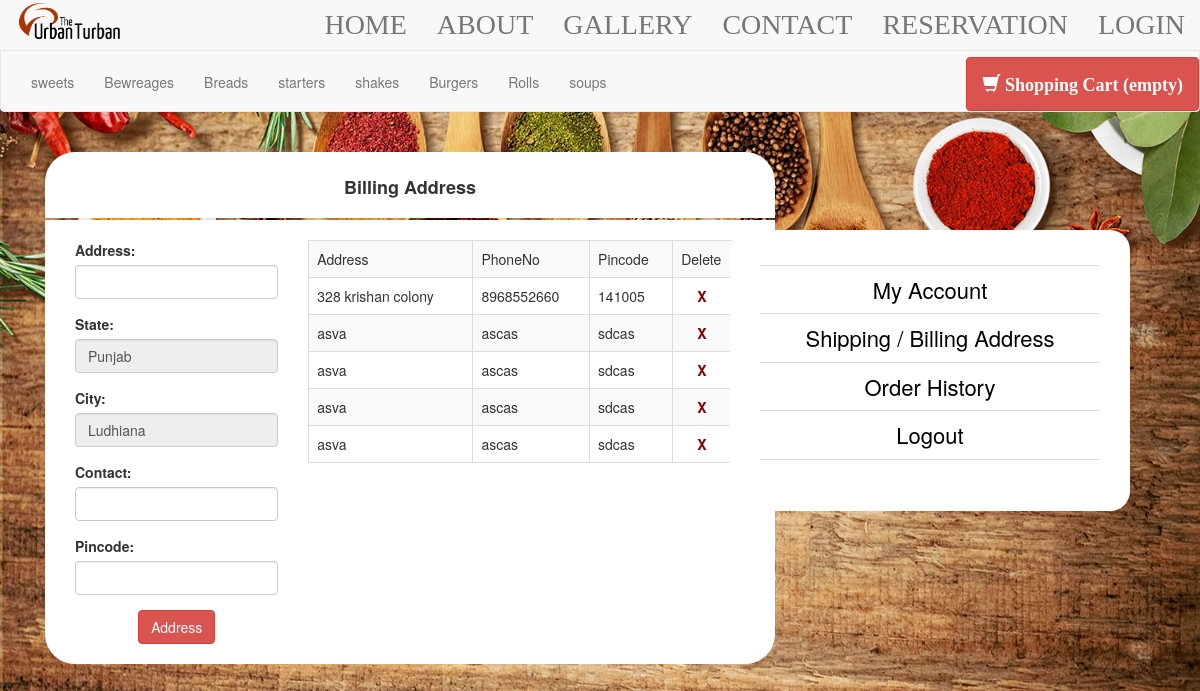
The page /billingad.php on the database its author committed.
### tables this page shows
CREATE TABLE `category` (
  `id` int(11) NOT NULL,
  `category` varchar(100) NOT NULL
);

CREATE TABLE `address` (
  `id` int(11) NOT NULL,
  `address` varchar(100) NOT NULL,
  `state` varchar(100) NOT NULL,
  `city` varchar(100) NOT NULL,
  `phone` varchar(100) NOT NULL,
  `pincode` varchar(100) NOT NULL,
  `uid` varchar(100) NOT NULL
);

### billingad.php (the view, shortened to what this page needs)
<?php
$user=$_SESSION['user'];
include 'connect.php';
?>
<!DOCTYPE html>
<html>
<head>
 	<link rel="stylesheet" href="css/bootstrap.css"/>
<link rel="stylesheet" href="css/bootstrap.min.css"/>
 </head>
 <body style="background-image: url('img/1.jpg'); background-size: 100%; background-attachment: fixed;">
<?php
include 'header.php';
?>
<br>
 	<div class="container">
	 	<div class="col-lg-8 card">
	 		<div class="col-lg-12 card1" style="">
	 			<div class="col-lg-12" style="margin-top: 5px; padding: 10px;">
		 			<center><h4><b>Billing Address</b></h4></center>
		 		</div>
		 	</div>
		 <div class="col-lg-12 card11">
		 		<div class="col-lg-4 card111">
		 			<br>
        <form accept="" method="post">
          <div class="form-group">
                <label for="address">Address:</label>
                <input class="form-control" type="text" name="add" id="address">
          </div>
            <div class="form-group">
                <label for="state">State:</label>
                <input class="form-control" type="text" name="state" id="state" value="Punjab" readonly>
        </div>
          <div class="form-group">
                <label for="city">City:</label>
                <input class="form-control" type="text" name="city" id="city" value="Ludhiana" readonly>
          </div>
                <div class="form-group">
                <label for="phone">Contact:</label>
                <input class="form-control" type="tel" name="phone" id="phone">
                </div>
                <div class="form-group">
                <label for="pincode">Pincode:</label>
                <input class="form-control" type="tel" name="pincode" id="pincode">
                </div>
                <div class="text-center">
                <button class="btn btn-danger" type="address" name="address">Address</button>
                </div>
        </form>
</div>
<div class="col-lg-8 card12">
  <br>
  <table class="table table-striped table-bordered">
    <tr>
      <td>Address</td>
      <td>PhoneNo</td>
      <td>Pincode</td>
      <td>Delete</td>
    </tr>
  <?php
$fch=$conn->query("SELECT * FROM register WHERE email='$user'");
$fchh=mysqli_fetch_array($fch);
$id=$fchh['id'];
            $ad=$conn->query("SELECT * FROM address WHERE uid='$id'");
            while($aad=mysqli_fetch_array($ad)) {
              ?>
              <tr>
                <td><?php echo $aad['address']; ?></td>
                <td><?php echo $aad['phone']; ?></td>
                <td><?php echo $aad['pincode']; ?></td>
                <td><a href="billingad.php?id=<?php echo $aad['id']; ?>" style="color: maroon; font-weight: bold;" class="alert">X</a></td>
              </tr>
              <?php
            }
  ?>
  </table>
</div>
</div>
<?php
include 'side.php';
?>
 </body>
 </html>

### header.php (shortened to what this page needs)
<nav class="navbar navbar-default navbar-fixed-top">
<img src="logo.png" class="navbar-brand bb">
  <div class="container-fluid">
    <ul class=" nav navbar-nav navbar-right txt">
      <li><a class="" href="index.php">HOME</a></li>
      <li><a class="" href="about.php">ABOUT</a></li>
      <li><a class="" href="gallery.php">GALLERY</a></li>
      <li><a class="" href="CONTACT.php">CONTACT</a></li>
       <li><a class="" href="reservation.php">RESERVATION</a></li>
       <?php
       if(isset($_SESSION['user']))
       {
        $email = $_SESSION['user'];
        $gttk=$conn->query("SELECT * FROM register WHERE email='$email'");
        $gtttk=mysqli_fetch_array($gttk);
        echo "<li style='text-transform:uppercase;'><a href='myprofile2.php'>".$gtttk['name']."</a></li>";
       ?>
        <li><a class="" href="logout.php">LOGOUT</a></li>
        <?php
      }
      else
      {
        ?>
        <li><a class="" href="login.php">LOGIN</a></li>
      <?php
    }
    ?>
    </ul>
  </div>
</nav>
<div class="col-lg-12" style="height: 57px;">
</div>
<?php
$ft=$conn->query("SELECT * from category order by id asc ");
?>
<nav class="navbar navbar-default">
  <div class="col-lg-12">
  <ul class="nav navbar-nav">
<?php
while ($ftt=mysqli_fetch_array($ft)) {
?>
    <li><a href="menu.php?id=<?php echo $ftt['id']; ?>"><?php echo $ftt['category']; ?></a></li>
    <?php
  }
    ?>
  </ul>
  <ul class="nav navbar-nav navbar-right">
    <li><a href="mycart.php" class="btn btn-danger co">
          <span class="glyphicon glyphicon-shopping-cart"></span> Shopping Cart (<?php include 'crt.php'; ?>)
        </a>
    </li>
  </ul>
</div>
</nav>

### crt.php
<?php
if (isset($_SESSION['user'])) {
$uid=$_SESSION['user'];
$fch=$conn->query("SELECT * FROM register WHERE email='$uid'");
$fchh=mysqli_fetch_array($fch);
$uuu=$fchh['id'];
$crt=$conn->query("SELECT * FROM cart WHERE uid='$uuu'");
$nm=mysqli_num_rows($crt);
echo $nm;
}else
{
	echo "empty";
}
?>

### side.php (shortened to what this page needs)
<div class="col-lg-4 card2">
<br>
<div class="col-lg-12" >
	<table class="table tt">
		<tr>
			<td><a href="myprofile2.php">My Account</a></td>
			</tr>
		<tr>
			<td><a href="billingad.php">Shipping / Billing Address</a></td>
		</tr>
		<tr>
			<td><a href="itable.php">Order History</a></td>
		</tr>
		<tr>
			<td><a href="logout.php">Logout</a></td>
		</tr>
    <tr>
      <td></td>
    </tr>
	</table>
</div>
</div>

### billingad.php (style rules this page uses)
.card1 { background-color: white; border-top-left-radius: 30px; border-top-right-radius: 30px; }
.card11 { background-color: white; margin-top: 2px; border-bottom-right-radius: 30px; border-bottom-left-radius: 30px; padding-bottom: 20px; }
.card12 { height: 420px; width: 100%; overflow-y: scroll; }

### header.php (style rules this page uses)
.co { color: white !important; font-family: Gabriola; font-weight: bold; font-size: 18px; }

### side.php (style rules this page uses)
.bb { position: absolute; height: 80px !important; margin-top: -15px; }
.txt li a { font-size: 28px; font-family:Gabriola; color: white; font-weight: italic; padding-top: 15px; }
.card2 { right: 70px; top:160px; position: fixed !important; background-color: white; border-radius: 20px; margin-top: 70px; padding: 15px; text-align: center; }
a { text-decoration: none; color: black; }
.tt { font-size: 22px; }

### rows shown on the page
category: category "sweets"
category: category "Bewreages"
category: category "Breads"
category: category "starters"
category: category "shakes"
category: category "Burgers"
category: category "Rolls"
category: category "soups"
address: address "328 krishan colony", phone "8968552660", pincode "141005"
address: address "asva", phone "ascas", pincode "sdcas"
address: address "asva", phone "ascas", pincode "sdcas"
address: address "asva", phone "ascas", pincode "sdcas"
address: address "asva", phone "ascas", pincode "sdcas"
